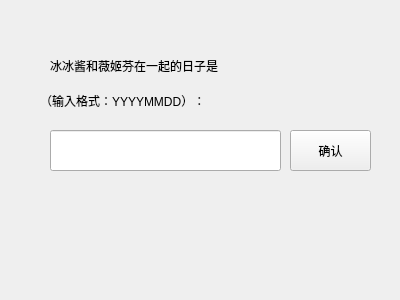
<?xml version="1.0" encoding="UTF-8"?>
<ui version="4.0">
 <class>question</class>
 <widget class="QWidget" name="question">
  <property name="geometry">
   <rect>
    <x>0</x>
    <y>0</y>
    <width>400</width>
    <height>300</height>
   </rect>
  </property>
  <property name="windowTitle">
   <string>Form</string>
  </property>
  <widget class="QLabel" name="label">
   <property name="geometry">
    <rect>
     <x>50</x>
     <y>20</y>
     <width>321</width>
     <height>91</height>
    </rect>
   </property>
   <property name="text">
    <string>冰冰酱和薇姬芬在一起的日子是</string>
   </property>
  </widget>
  <widget class="QLabel" name="label_2">
   <property name="geometry">
    <rect>
     <x>40</x>
     <y>80</y>
     <width>541</width>
     <height>41</height>
    </rect>
   </property>
   <property name="text">
    <string>（输入格式：YYYYMMDD）：</string>
   </property>
  </widget>
  <widget class="QLineEdit" name="lineEdit">
   <property name="geometry">
    <rect>
     <x>50</x>
     <y>130</y>
     <width>231</width>
     <height>41</height>
    </rect>
   </property>
  </widget>
  <widget class="QPushButton" name="pushButton">
   <property name="geometry">
    <rect>
     <x>290</x>
     <y>130</y>
     <width>81</width>
     <height>41</height>
    </rect>
   </property>
   <property name="text">
    <string>确认</string>
   </property>
  </widget>
  <widget class="QLabel" name="heart">
   <property name="geometry">
    <rect>
     <x>40</x>
     <y>190</y>
     <width>99</width>
     <height>71</height>
    </rect>
   </property>
   <property name="text">
    <string/>
   </property>
  </widget>
  <widget class="QLabel" name="icecream">
   <property name="geometry">
    <rect>
     <x>240</x>
     <y>200</y>
     <width>99</width>
     <height>81</height>
    </rect>
   </property>
   <property name="text">
    <string/>
   </property>
  </widget>
 </widget>
 <resources/>
 <connections>
  <connection>
   <sender>pushButton</sender>
   <signal>clicked()</signal>
   <receiver>pushButton</receiver>
   <slot>click()</slot>
   <hints>
    <hint type="sourcelabel">
     <x>326</x>
     <y>149</y>
    </hint>
    <hint type="destinationlabel">
     <x>325</x>
     <y>148</y>
    </hint>
   </hints>
  </connection>
 </connections>
</ui>
